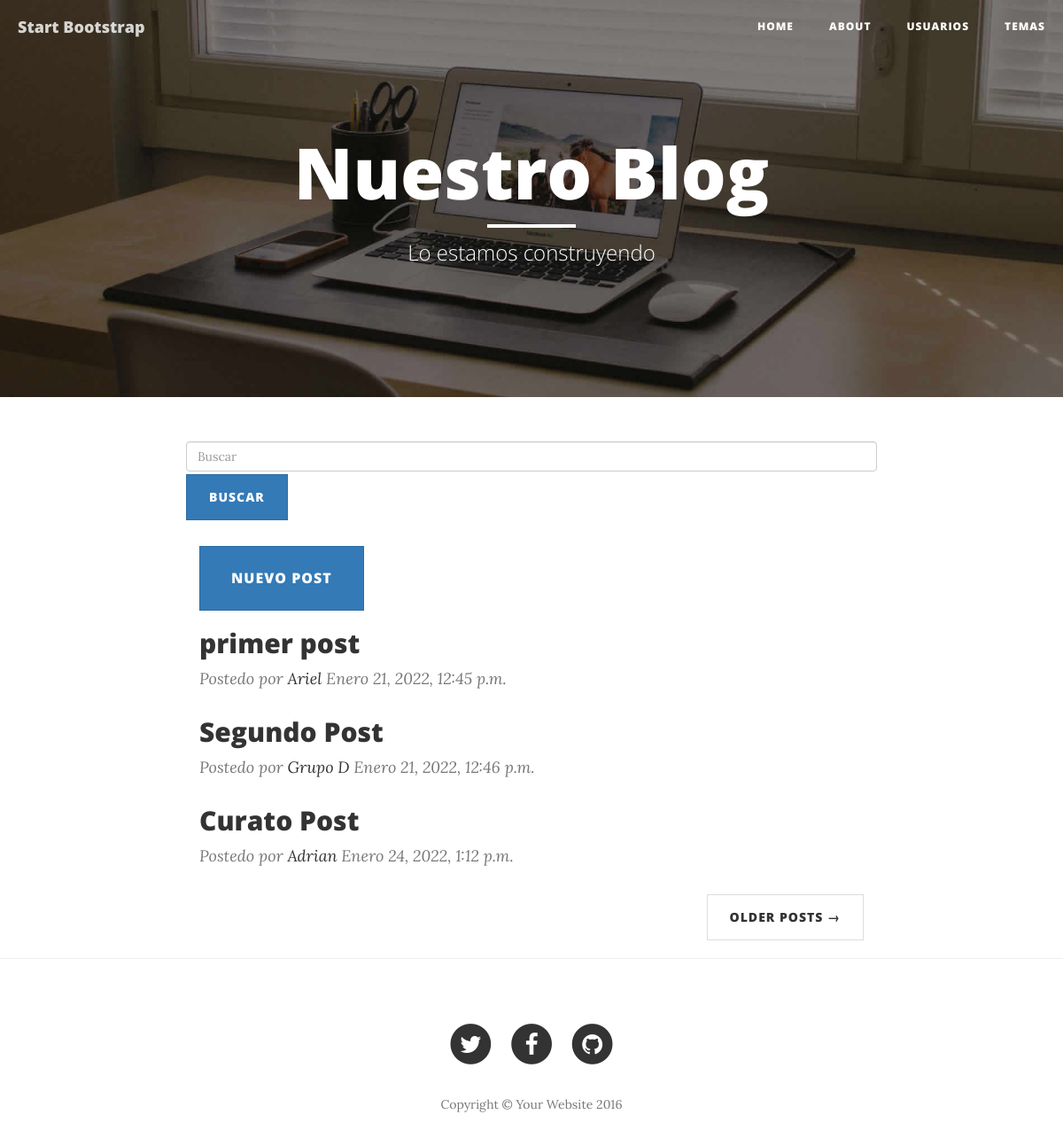
Page /post/ on the committed database.
### post_app/models.py (models this page shows, shortened)
class Post(models.Model):
    nombre = models.CharField("Titulo", max_length=50, blank=False)
    autor = models.CharField("Autor", max_length=50, blank=False)
    contenido = models.TextField("Contenido", blank=True)
    fecha_publicacion = models.DateTimeField("Fecha de Publicaión", auto_now_add=True)
    visible = models.BooleanField()

### post_app/views.py (the view)
# urls.py: path('', Post_listView.as_view(), name="post_list"),
class Post_listView(ListView):
    model = Post
    context_object_name = 'posts'
    template_name = 'post_list.html'

### post_app/templates/post_list.html
{% extends 'index.html' %}
{% load static %}
{% block content %}
<div class="row">
    {% include 'snippets/search.html' %}
</div>
<a href="{% url 'post_app:post_add' %}" class="btn btn-primary btn-lg role="button">Nuevo Post</a>
    {% for post in posts  %}
        <div class="post-preview">
            <h2 class="post-title"> {{post.nombre}} </h2>
            <p class="post-meta">Postedo por  <a href="#">{{post.autor}}</a> {{post.fecha_publicacion}}</p>
        </div>
    {% endfor %}
{% endblock content %}

### rows in the picture
Post: nombre "primer post", autor "Ariel", fecha_publicacion "Enero 21, 2022, 12:45 p.m."
Post: nombre "Segundo Post", autor "Grupo D", fecha_publicacion "Enero 21, 2022, 12:46 p.m."
Post: nombre "Curato Post", autor "Adrian", fecha_publicacion "Enero 24, 2022, 1:12 p.m."
